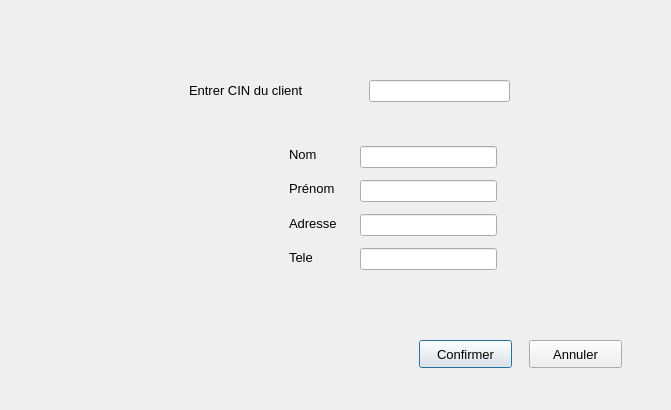
<?xml version="1.0" encoding="UTF-8"?>
<ui version="4.0">
 <class>modifierc</class>
 <widget class="QDialog" name="modifierc">
  <property name="geometry">
   <rect>
    <x>0</x>
    <y>0</y>
    <width>671</width>
    <height>410</height>
   </rect>
  </property>
  <property name="windowTitle">
   <string>Dialog</string>
  </property>
  <widget class="QLabel" name="label_2">
   <property name="geometry">
    <rect>
     <x>189</x>
     <y>80</y>
     <width>161</width>
     <height>20</height>
    </rect>
   </property>
   <property name="font">
    <font>
     <pointsize>10</pointsize>
    </font>
   </property>
   <property name="text">
    <string>Entrer CIN du client</string>
   </property>
  </widget>
  <widget class="QLineEdit" name="lineEdit_cin">
   <property name="geometry">
    <rect>
     <x>369</x>
     <y>80</y>
     <width>141</width>
     <height>22</height>
    </rect>
   </property>
  </widget>
  <widget class="QLineEdit" name="lineEdit_nom">
   <property name="geometry">
    <rect>
     <x>360</x>
     <y>146</y>
     <width>137</width>
     <height>22</height>
    </rect>
   </property>
  </widget>
  <widget class="QLineEdit" name="lineEdit_adresse">
   <property name="geometry">
    <rect>
     <x>360</x>
     <y>214</y>
     <width>137</width>
     <height>22</height>
    </rect>
   </property>
  </widget>
  <widget class="QLineEdit" name="lineEdit_tele">
   <property name="geometry">
    <rect>
     <x>360</x>
     <y>248</y>
     <width>137</width>
     <height>22</height>
    </rect>
   </property>
  </widget>
  <widget class="QPushButton" name="pushButton">
   <property name="geometry">
    <rect>
     <x>419</x>
     <y>340</y>
     <width>93</width>
     <height>28</height>
    </rect>
   </property>
   <property name="font">
    <font>
     <pointsize>10</pointsize>
    </font>
   </property>
   <property name="text">
    <string>Confirmer</string>
   </property>
  </widget>
  <widget class="QPushButton" name="pushButton_2">
   <property name="geometry">
    <rect>
     <x>529</x>
     <y>340</y>
     <width>93</width>
     <height>28</height>
    </rect>
   </property>
   <property name="font">
    <font>
     <pointsize>10</pointsize>
    </font>
   </property>
   <property name="text">
    <string>Annuler</string>
   </property>
  </widget>
  <widget class="QLineEdit" name="lineEdit_prenom">
   <property name="geometry">
    <rect>
     <x>360</x>
     <y>180</y>
     <width>137</width>
     <height>22</height>
    </rect>
   </property>
  </widget>
  <widget class="QWidget" name="layoutWidget">
   <property name="geometry">
    <rect>
     <x>289</x>
     <y>140</y>
     <width>62</width>
     <height>131</height>
    </rect>
   </property>
   <layout class="QVBoxLayout" name="verticalLayout">
    <item>
     <widget class="QLabel" name="label_4">
      <property name="font">
       <font>
        <pointsize>10</pointsize>
       </font>
      </property>
      <property name="text">
       <string>Nom</string>
      </property>
     </widget>
    </item>
    <item>
     <widget class="QLabel" name="label_5">
      <property name="font">
       <font>
        <pointsize>10</pointsize>
       </font>
      </property>
      <property name="text">
       <string>Prénom</string>
      </property>
     </widget>
    </item>
    <item>
     <widget class="QLabel" name="label_6">
      <property name="font">
       <font>
        <pointsize>10</pointsize>
       </font>
      </property>
      <property name="text">
       <string>Adresse</string>
      </property>
     </widget>
    </item>
    <item>
     <widget class="QLabel" name="label_7">
      <property name="font">
       <font>
        <pointsize>10</pointsize>
       </font>
      </property>
      <property name="text">
       <string>Tele</string>
      </property>
     </widget>
    </item>
   </layout>
  </widget>
  <widget class="QLabel" name="label_3">
   <property name="geometry">
    <rect>
     <x>40</x>
     <y>130</y>
     <width>221</width>
     <height>151</height>
    </rect>
   </property>
   <property name="styleSheet">
    <string notr="true">image: url(:/modifier client.png);</string>
   </property>
   <property name="text">
    <string/>
   </property>
  </widget>
 </widget>
 <resources/>
 <connections/>
</ui>
